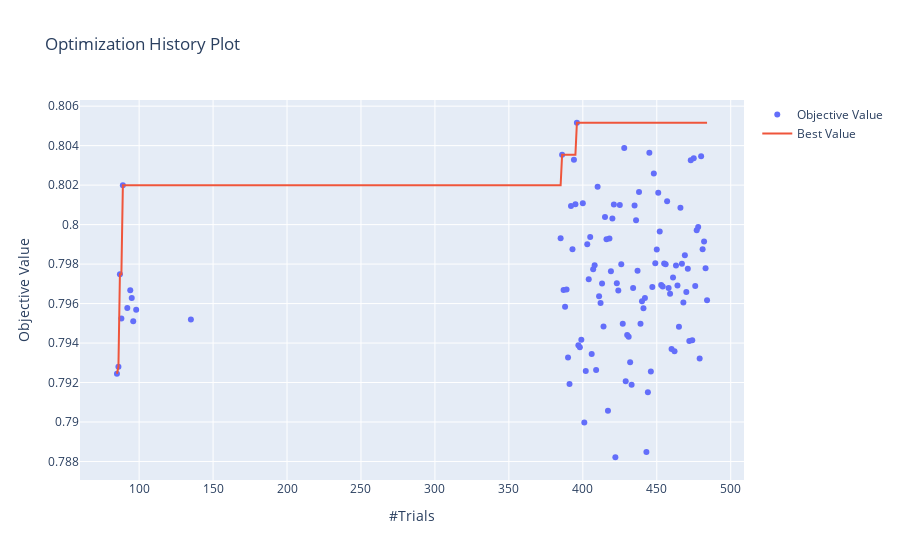

Notebook code cell kept with this figure:
### Code cell
# jupyter lab needs plotly extension widget
# https://github.com/plotly/plotly.py#jupyterlab-support-python-35
# https://colab.research.google.com/github/optuna/optuna/blob/master/examples/quickstart.ipynb#scrollTo=Jd4Ew4Kt_IIm
optuna.visualization.plot_optimization_history(study)
#     optuna.visualization.plot_param_importances(study)
# optuna.visualization.matplotlib.plot_param_importances(study)
# for t in study.get_trials():
#     if t.values is None:
#         t.values=[0]
